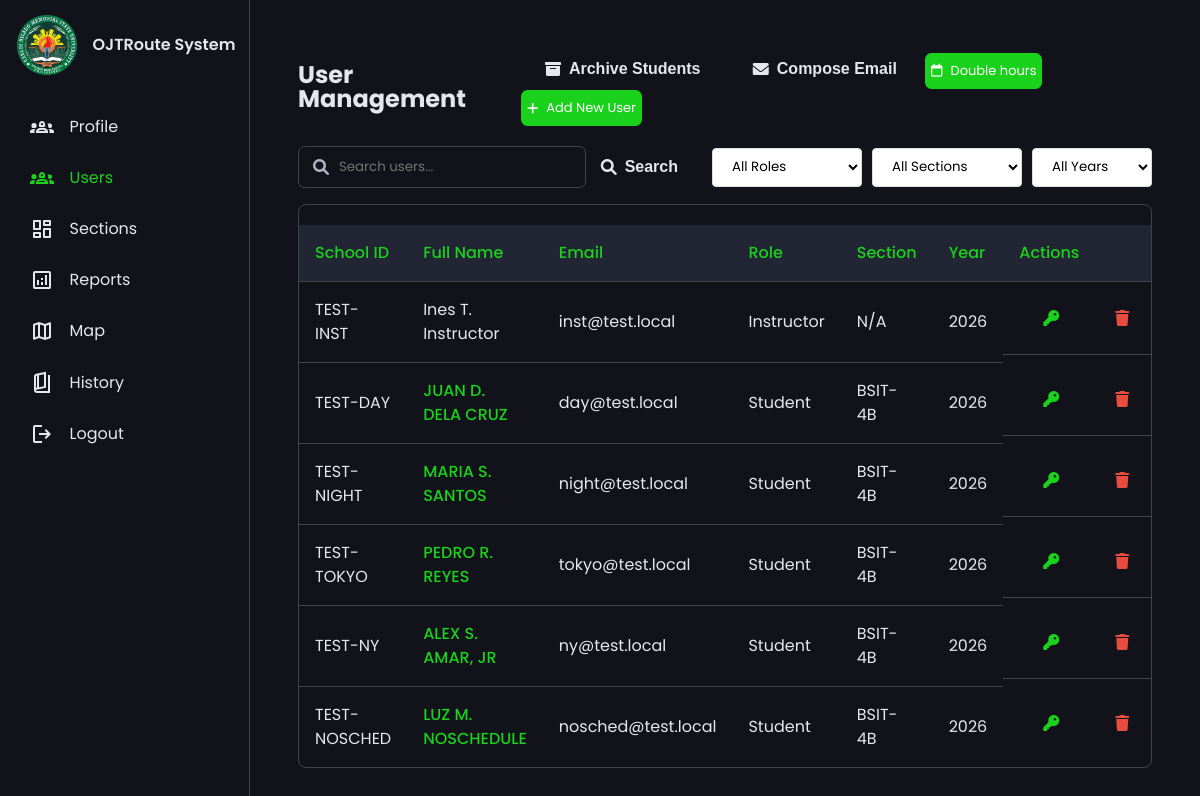
Page /admin/admin_userpage.php (signed in) on the committed database.
### tables this page shows
CREATE TABLE `users` (
  `id` int(11) unsigned NOT NULL AUTO_INCREMENT,
  `school_id` varchar(20) NOT NULL COMMENT 'School/Employee ID used in CSV & listings',
  `full_name` varchar(100) NOT NULL,
  `email` varchar(100) NOT NULL,
  `password_hash` varchar(255) NOT NULL COMMENT 'Hashed password (bcrypt/argon2)',
  `role` enum('admin','student','instructor') NOT NULL,
  `gender` enum('male','female','non-binary') DEFAULT NULL,
  `section_id` int(11) unsigned DEFAULT NULL COMMENT 'FK to sections - only for students',
  `contact` varchar(20) DEFAULT NULL COMMENT 'Contact number',
  `facebook_name` varchar(100) DEFAULT NULL COMMENT 'Facebook name/username',
  `year` varchar(10) DEFAULT NULL COMMENT 'Academic year',
  `profile_pic_path` varchar(255) DEFAULT NULL COMMENT 'Path to profile picture',
  `is_archived` tinyint(1) NOT NULL DEFAULT 0 COMMENT 'For archive-by-year feature',
  `archived_at` timestamp NULL DEFAULT NULL,
  `created_at` timestamp NOT NULL DEFAULT current_timestamp(),
  `updated_at` timestamp NOT NULL DEFAULT current_timestamp() ON UPDATE current_timestamp(),
  PRIMARY KEY (`id`),
  UNIQUE KEY `unique_school_id` (`school_id`),
  UNIQUE KEY `unique_email` (`email`),
  KEY `idx_role` (`role`),
  KEY `idx_section_id` (`section_id`),
  KEY `idx_year` (`year`),
  KEY `idx_is_archived` (`is_archived`),
  KEY `idx_users_section_role` (`section_id`,`role`,`is_archived`),
  CONSTRAINT `fk_users_section` FOREIGN KEY (`section_id`) REFERENCES `sections` (`id`) ON DELETE SET NULL ON UPDATE CASCADE
);

CREATE TABLE `sections` (
  `id` int(11) unsigned NOT NULL AUTO_INCREMENT,
  `section_code` varchar(10) NOT NULL COMMENT 'Short code like "4A", "4B", "4C"',
  `section_name` varchar(50) NOT NULL COMMENT 'Full name like "BSIT-4A", "BSIT-4B"',
  `department` varchar(100) NOT NULL COMMENT 'College of Computer Studies, College of Education, etc.',
  `instructor_id` int(11) unsigned DEFAULT NULL COMMENT 'Assigned instructor/supervisor (FK to instructors)',
  `year` varchar(10) NOT NULL COMMENT 'Academic year e.g., "2025"',
  `is_active` tinyint(1) NOT NULL DEFAULT 1 COMMENT 'Whether this section is currently active',
  `created_at` timestamp NOT NULL DEFAULT current_timestamp(),
  `updated_at` timestamp NOT NULL DEFAULT current_timestamp() ON UPDATE current_timestamp(),
  PRIMARY KEY (`id`),
  UNIQUE KEY `unique_section` (`section_code`,`department`,`year`),
  KEY `idx_department` (`department`),
  KEY `idx_year` (`year`),
  KEY `idx_is_active` (`is_active`),
  KEY `idx_sections_instructor` (`instructor_id`),
  CONSTRAINT `fk_sections_instructor` FOREIGN KEY (`instructor_id`) REFERENCES `instructors` (`id`) ON DELETE SET NULL ON UPDATE CASCADE
);

### app/services/UserService.php (called while the page is built, shortened)
<?php
class UserService
{
    private $db;
    private $config;
    public function __construct()
    {
        $configPath = __DIR__ . '/../../config/database.php';
        if (file_exists($configPath)) {
            $this->config = require $configPath;
        } else {
            throw new \Exception('Database configuration file not found');
        }
    }
    private function connect()
    {
        try {
            $dsn = sprintf(
                "mysql:host=%s;dbname=%s;charset=%s",
                $this->config['host'],
                $this->config['dbname'],
                $this->config['charset']
            );
            $this->db = new \PDO(
                $dsn,
                $this->config['username'],
                $this->config['password'],
                $this->config['options']
            );
        } catch (\PDOException $e) {
            throw new \Exception('Database connection failed: ' . $e->getMessage());
        }
    }
    public function getUsers($options = [])
    {
        $page = isset($options['page']) ? (int) $options['page'] : 1;
        $perPage = isset($options['per_page']) ? (int) $options['per_page'] : 10;
        $search = isset($options['search']) ? trim($options['search']) : '';
        $page = max(1, $page);
        $offset = ($page - 1) * $perPage;
        $whereConditions = ['u.is_archived = 0'];
        $params = [];
        $whereClause = implode(' AND ', $whereConditions);
        $countSql = "
            SELECT COUNT(DISTINCT u.id) as total
            FROM users u
            LEFT JOIN sections s ON u.section_id = s.id
            WHERE {$whereClause}
        ";
        $stmt = $this->db->prepare($countSql);
        $stmt->execute($params);
        $total = $stmt->fetch()['total'];
        $perPage = intval($perPage);
        $offset = intval($offset);
        $sql = "
            SELECT
                u.id,
                u.school_id,
                u.full_name,
                u.email,
                u.role,
                u.gender,
                u.contact,
                u.facebook_name,
                u.year,
                u.is_archived,
                s.id as section_id,
                s.section_name,
                s.section_code
            FROM users u
            LEFT JOIN sections s ON u.section_id = s.id
            WHERE {$whereClause}
            ORDER BY u.created_at DESC
            LIMIT {$perPage} OFFSET {$offset}
        ";
        $stmt = $this->db->prepare($sql);
        $stmt->execute();
        $users = $stmt->fetchAll();
        $totalPages = ceil($total / $perPage);
        return [
            'users' => $users,
            'total' => $total,
            'total_pages' => $totalPages,
            'current_page' => $page
        ];
    }
}

### config/env.php (called while the page is built, shortened)
<?php
if (!function_exists('env')) {
    function env($key, $default = null)
    {
        static $loaded = false;
        if (!$loaded) {
            $loaded = true;
        }
        $value = getenv($key);
        return $value === false ? $default : $value;
    }
}

### config/database.php (called while the page is built, shortened)
<?php
require_once __DIR__ . '/env.php';
return [
    'host' => env('DB_HOST', 'localhost'),
    'dbname' => env('DB_NAME', 'ojt_db'),
    'username' => env('DB_USER', 'root'),
    'password' => env('DB_PASS', ''),
    'charset' => 'utf8mb4',
    'options' => [
        PDO::ATTR_ERRMODE => PDO::ERRMODE_EXCEPTION,
        PDO::ATTR_DEFAULT_FETCH_MODE => PDO::FETCH_ASSOC,
        PDO::ATTR_EMULATE_PREPARES => false,
        PDO::MYSQL_ATTR_INIT_COMMAND => "SET time_zone = '+08:00'",
    ]
];

### public/admin/admin_userpage.php (the view, shortened to what this page needs)
<!DOCTYPE html>
<html lang="en">
<head>
    <link rel="stylesheet" href="../css/admin_style.css">
    <link rel="stylesheet" href="https://cdnjs.cloudflare.com/ajax/libs/font-awesome/6.0.0/css/all.min.css">
</head>
<body>
    <?php include 'admin_nav.php'; ?>
    <?php
    require_once __DIR__ . '/../../app/services/UserService.php';
    $userService = new UserService();
    $search = isset($_GET['search']) ? trim($_GET['search']) : '';
    $roleFilter = isset($_GET['role']) ? trim($_GET['role']) : '';
    $sectionFilter = isset($_GET['section']) ? trim($_GET['section']) : '';
    $yearFilter = isset($_GET['year']) ? trim($_GET['year']) : '';
    $page = isset($_GET['page']) ? (int) $_GET['page'] : 1;
    $options = [
        'page' => $page,
        'per_page' => 10,
        'search' => $search,
        'role' => $roleFilter,
        'section' => $sectionFilter,
        'year' => $yearFilter
    ];
    $result = $userService->getUsers($options);
    $users = $result['users'];
    ?>
    <main class="user-management">
        <div class="container">
            <div class="header-section">
                <h2>User Management</h2>
                <div class="header-actions">
                    <button id="archiveBtn" class="btn btn-secondary">
                        <i class="fas fa-archive"></i> Archive Students
                    </button>
                    <button id="emailBtn" class="btn btn-secondary" style="white-space: nowrap;"
                        onclick="openModal('emailModal')">
                        <i class="fas fa-envelope"></i> Compose Email
                    </button>
                    <button class="add-user-btn" onclick="openDoubleHoursModal()">
                        <i class="fa-regular fa-calendar"></i> Double hours
                    </button>
                    <button id="addUserBtn" class="add-user-btn">
                        <i class="fas fa-plus"></i> Add New User
                    </button>
                </div>
            </div>
            <div class="search-section" style="margin: 15px 0;">
                <div style="display: flex; flex-wrap: nowrap; gap: 10px; align-items: center;">
                    <div style="position: relative; min-width: 250px; flex: 1;">
                        <input type="text" id="searchInput" placeholder="Search users..." class="form-control"
                            style="padding-left: 40px; width: 88%;" value="<?php echo htmlspecialchars($search); ?>">
                        <i class="fas fa-search"
                            style="position: absolute; left: 15px; top: 50%; transform: translateY(-50%); color: var(--secondary-text-clr);"></i>
                    </div>
                    <button id="searchBtn" class="btn btn-secondary" style="white-space: nowrap;">
                        <i class="fas fa-search"></i> Search
                    </button>
                    <div class="filter-dropdown" style="min-width: 150px;">
                        <select id="roleFilter" class="form-control"
                            style="padding: 8px 15px; border-radius: 4px; border: 1px solid #ddd; background-color: white; cursor: pointer; width: 100%; color: #000000;">
                            <option value="">All Roles</option>
                        </select>
                    </div>
                    <div class="filter-dropdown" style="min-width: 150px;">
                        <select id="sectionFilter" class="form-control"
                            style="padding: 8px 15px; border-radius: 4px; border: 1px solid #ddd; background-color: white; cursor: pointer; width: 100%; color: #000000;">
                            <option value="">All Sections</option>
                        </select>
                    </div>
                    <div class="filter-dropdown" style="min-width: 120px;">
                        <select id="yearFilter" class="form-control"
                            style="padding: 8px 15px; border-radius: 4px; border: 1px solid #ddd; background-color: white; cursor: pointer; width: 100%; color: #000000;">
                            <option value="">All Years</option>
                        </select>
                    </div>
                </div>
            </div>
            <div class="table-responsive">
                <table class="user-table">
                    <thead>
                        <tr>
                            <th>School ID</th>
                            <th>Full Name</th>
                            <th>Email</th>
                            <th>Role</th>
                            <th>Section</th>
                            <th>Year</th>
                            <th>Actions</th>
                        </tr>
                    </thead>
                    <tbody>
                        <?php if (empty($users)): ?>
                            <tr>
                                <td colspan="7"
                                    style="text-align: center; padding: 2rem; color: var(--secondary-text-clr);">
                                    <i class="fas fa-users"
                                        style="font-size: 2rem; margin-bottom: 1rem; display: block; opacity: 0.5;"></i>
                                    No users found
                                </td>
                            </tr>
                        <?php else: ?>
                            <?php foreach ($users as $user): ?>
                                <?php if ((int) $user['id'] === (int) ($_SESSION['user_id'] ?? 0))
                                    continue; ?>
                                <tr>
                                    <td><?php echo htmlspecialchars($user['school_id']); ?></td>
                                    <td>
                                        <?php if ($user['role'] === 'student'): ?>
                                            <a href="admin_student_information.php?id=<?php echo htmlspecialchars($user['id']); ?>"
                                                style="color: var(--accent-clr); text-decoration: none; font-weight: 500;"
                                                onmouseover="this.style.textDecoration='underline'"
                                                onmouseout="this.style.textDecoration='none'">
                                                <?php echo htmlspecialchars($user['full_name']); ?>
                                            </a>
                                        <?php else: ?>
                                            <?php echo htmlspecialchars($user['full_name']); ?>
                                        <?php endif; ?>
                                    </td>
                                    <td><?php echo htmlspecialchars($user['email']); ?></td>
                                    <td>
                                        <span style="text-transform: capitalize;">
                                            <?php echo htmlspecialchars($user['role']); ?>
                                        </span>
                                    </td>
                                    <td><?php echo htmlspecialchars($user['section_name'] ?? 'N/A'); ?></td>
                                    <td><?php echo htmlspecialchars($user['year'] ?? 'N/A'); ?></td>
                                    <td class="action-buttons">
                                        <button class="btn btn-change-password" title="Change Password"
                                            data-user-id="<?php echo htmlspecialchars($user['id']); ?>"
                                            data-school-id="<?php echo htmlspecialchars($user['school_id']); ?>">
                                            <i class="fas fa-key"></i>
                                        </button>
                                        <button class="btn btn-delete" title="Delete Account"
                                            data-user-id="<?php echo htmlspecialchars($user['id']); ?>"
                                            data-school-id="<?php echo htmlspecialchars($user['school_id']); ?>"
                                            data-role="<?php echo htmlspecialchars($user['role']); ?>">
                                            <i class="fas fa-trash"></i>
                                        </button>
                                    </td>
                                </tr>
                            <?php endforeach; ?>
                        <?php endif; ?>
                    </tbody>
                </table>
            </div>
        </div>
    </main>
</body>
</html>

### rows in the picture
users: school "TEST-INST", full_name "Ines T. Instructor", email "inst@test.local", role "Instructor", section_name "N/A", year "2026"
users: school "TEST-DAY", full_name "JUAN D. DELA CRUZ", email "day@test.local", role "Student", section.section_name "BSIT-4B", year "2026"
users: school "TEST-NIGHT", full_name "MARIA S. SANTOS", email "night@test.local", role "Student", section.section_name "BSIT-4B", year "2026"
users: school "TEST-TOKYO", full_name "PEDRO R. REYES", email "tokyo@test.local", role "Student", section.section_name "BSIT-4B", year "2026"
users: school "TEST-NY", full_name "ALEX S. AMAR, JR", email "ny@test.local", role "Student", section.section_name "BSIT-4B", year "2026"
users: school "TEST-NOSCHED", full_name "LUZ M. NOSCHEDULE", email "nosched@test.local", role "Student", section.section_name "BSIT-4B", year "2026"
